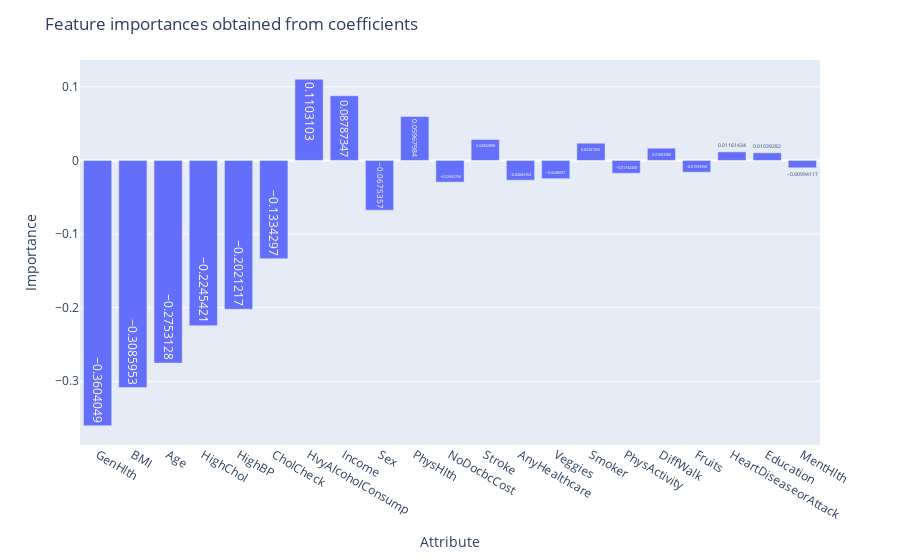

The notebook cell saved with this chart:
### Markdown cell above
### 2. Training

#### Method 1. From Coefficients

### Code cell
model = LogisticRegression()
model.fit(X_train_scaled, y_train)
importances = pd.DataFrame(data={
    'Attribute': X_train.columns,
    'Importance': model.coef_[0]
})

importances = importances.sort_values(by='Importance', ascending=False, key=abs)

fig = px.bar(importances, x="Attribute", y="Importance", text_auto=True)
fig.update_layout(barmode='relative', title_text="Feature importances obtained from coefficients")
fig.show()

### Figure 1 — Plotly figure (JSON) as saved in the notebook; plotly's stock layout.template omitted (floating-point values rounded to 4 significant figures)
{"data": [{"alignmentgroup": "True", "hovertemplate": "Attribute=%{x}<br>Importance=%{y}<extra></extra>", "legendgroup": "", "marker": {"color": "#636efa", "pattern": {"shape": ""}}, "name": "", "offsetgroup": "", "orientation": "v", "showlegend": false, "textposition": "auto", "texttemplate": "%{y}", "type": "bar", "x": ["GenHlth", "BMI", "Age", "HighChol", "HighBP", "CholCheck", "HvyAlcoholConsump", "Income", "Sex", "PhysHlth", "NoDocbcCost", "Stroke", "AnyHealthcare", "Veggies", "Smoker", "PhysActivity", "DiffWalk", "Fruits", "HeartDiseaseorAttack", "Education", "MentHlth"], "xaxis": "x", "y": [-0.3604, -0.3086, -0.2753, -0.2245, -0.2021, -0.1334, 0.1103, 0.08787, -0.06754, 0.05968, -0.02944, 0.02843, -0.02684, -0.02481, 0.02341, -0.01744, 0.01663, -0.01599, 0.01161, 0.01039, -0.009941], "yaxis": "y"}], "layout": {"barmode": "relative", "legend": {"tracegroupgap": 0}, "margin": {"t": 60}, "title": {"text": "Feature importances obtained from coefficients"}, "xaxis": {"anchor": "y", "domain": [0, 1], "title": {"text": "Attribute"}}, "yaxis": {"anchor": "x", "domain": [0, 1], "title": {"text": "Importance"}}}}
